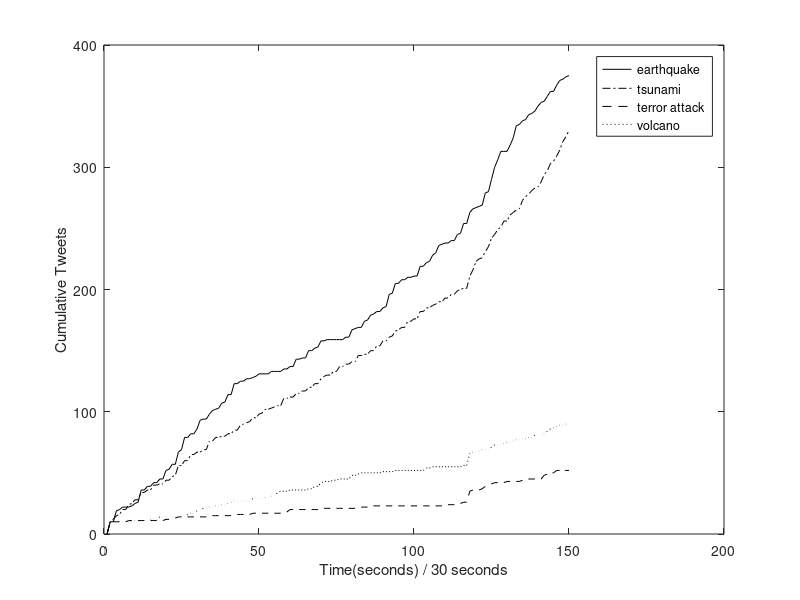

MATLAB code for this plot:
d = {'earthquake' 'tsunami' 'terror attack' 'volcano' 'avalanche' 'flood' 'cyclone' 'tornado' 'hurricane'};
p = csvread('disaster30.txt');
set(0,'DefaultAxesColorOrder',[0 0 0],'DefaultAxesLineStyleOrder','-|-.|--|:');
f = figure;
plot(p(:,1:4));
legend(d);
xlabel('Time(seconds) / 30 seconds');
ylabel('Cumulative Tweets');
savefig('tweets.pdf','pdf');